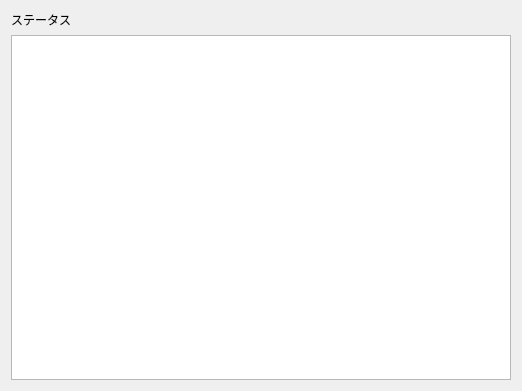
<?xml version="1.0" encoding="UTF-8"?>
<ui version="4.0">
 <class>NetplayDialog</class>
 <widget class="QDialog" name="NetplayDialog">
  <property name="geometry">
   <rect>
    <x>0</x>
    <y>0</y>
    <width>522</width>
    <height>391</height>
   </rect>
  </property>
  <property name="windowTitle">
   <string>ネットプレイ - melonDS</string>
  </property>
  <layout class="QVBoxLayout" name="verticalLayout_2">
   <item>
    <widget class="QLabel" name="lblStatus">
     <property name="text">
      <string>ステータス</string>
     </property>
    </widget>
   </item>
   <item>
    <widget class="QTreeView" name="tvPlayerList"/>
   </item>
  </layout>
 </widget>
 <resources/>
 <connections/>
</ui>
